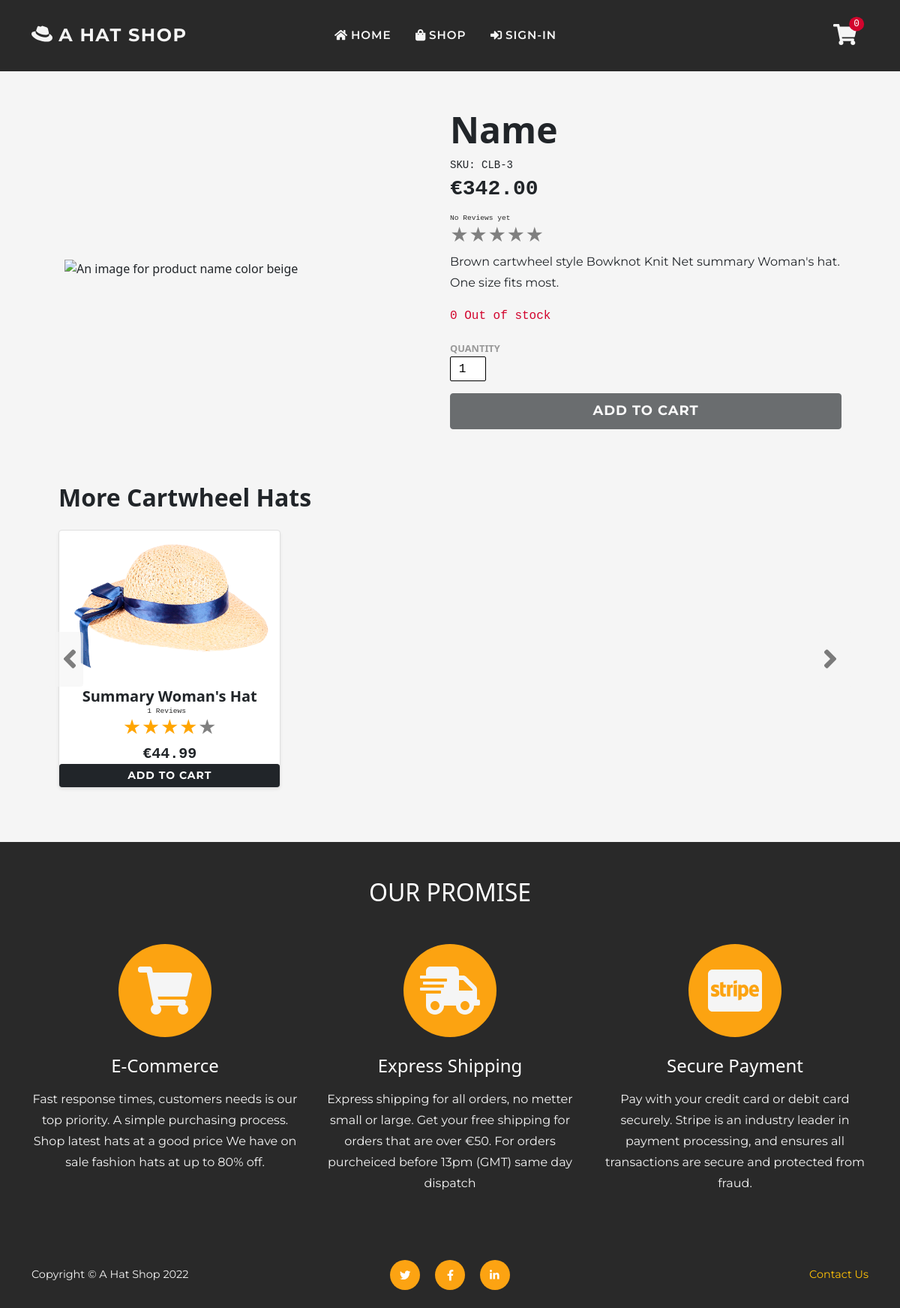
Before: /shop/details/3/ with the older database file.
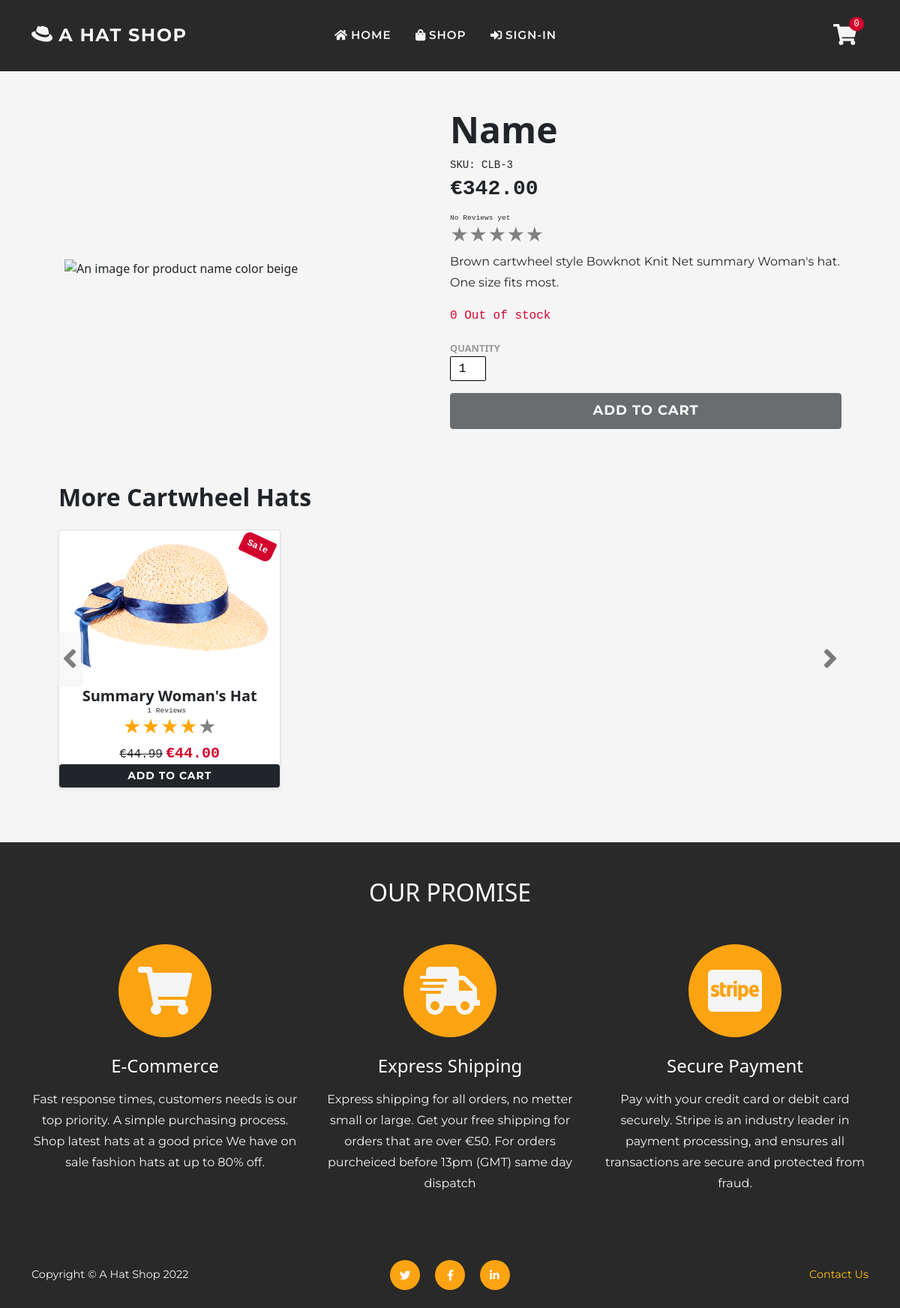
After: the same page with the newer database file.
### shop/models.py (models this page shows, shortened)
class Product(models.Model):
    sku = models.CharField(max_length=60)
    category = models.ForeignKey(
        'Category', null=True, blank=True,
        on_delete=models.SET_NULL)
    style = models.CharField(max_length=60)
    color = models.CharField(max_length=60)
    name = models.CharField(max_length=60)
    description = models.TextField(max_length=250)
    price = models.DecimalField(
        max_digits=6, decimal_places=2)
    image = models.ImageField(null=True, blank=True)
    sale = models.BooleanField(default=False)
    sale_price = models.DecimalField(
        max_digits=6, decimal_places=2,
        null=True, blank=True)
    item_count = models.IntegerField(
        blank=False, null=False, default=0)
    rating = models.DecimalField(
        max_digits=6, decimal_places=2,
        null=True, blank=True)
    rating_counter = models.PositiveSmallIntegerField(default=0)

### shop/views.py (the view)
# urls.py: path('details/<item_id>/', views.shop_item, name='shop_item'),
def shop_item(request, item_id):
    cart = request.session.get('cart', {})
    item = get_object_or_404(Product, pk=item_id)
    availability = item.item_count
    if item_id in list(cart.keys()):
        availability = item.item_count - cart[item_id]
    related = Product.objects.filter(style=item.style).order_by('-id')
    related_count = related.count()
    context = {
        'item': item,
        'related': related,
        'related_count': related_count,
        'availability': availability,
    }
    return render(request, 'shop/shop_item.html', context)

### cart/contexts.py (called while the page is built, shortened)
def cart_contents(request):
    cart_items = []
    total = 0
    before = 0
    item_count = 0
    availability = 0
    cart = request.session.get('cart', {})
    if total < 50:
        delivery = total * Decimal(10 / 100)
        free_deivery = 50 * total
    else:
        delivery = 0
        free_deivery = 0
    delivery = round(delivery, 2)
    grand_total = delivery + total
    grand_total = round(grand_total, 2)
    context = {
        'cart_items': cart_items,
        'total': total,
        'before': before,
        'item_count': item_count,
        'delivery': delivery,
        'free_deivery': free_deivery,
        'deivery_treshold': 10,
        'grand_total': grand_total,
    }
    return context

### reviews/contexts.py (called while the page is built)
def review_context(request):
    review_items = ProductReview.objects.all()
    context = {
        'review_items': review_items,
    }
    return context

### support/contexts.py (called while the page is built, shortened)
def message_context(request):
    unread_messages_count = 0
    user_messages = None
    all_messages = Message.objects.all()
    context = {
        'unread_messages_count': unread_messages_count,
        'user_messages': user_messages,
    }
    return context

### shop/templates/shop/shop_item.html (shortened to what this page needs)
{% extends 'base.html' %}
{% load static %}
{% block extra_css %}
<link href="{% static 'css/shop.css' %}" rel="stylesheet" />
{% endblock %}
{% block page_header %}
<header class="py-5">
</header>
{% endblock %}
{% block content %}
<section class="page-section">
    <div class="container pb-5 px-lg-5">
        {% include 'includes/shop/product.html' %}
    </div>
    <div class="container pt-4 px-2 px-lg-5">
        {% if related_count > 1 %}
        <h2 class="fw-bolder mb-4 text-capitalize">More {{ item.style }} hats</h2>
        <div class="position-relative">
            <div id="left" class="bar left pb-2 pb-lg-4 d-none d-md-flex">
                <div class="bar-btn my-auto rounded px-2 btn-left py-3"><i class="fas h1 fa-angle-left"></i>
                </div>
            </div>
            <div class="related-container pb-2 pb-lg-4 rounded row gx-2 gx-sm-3 gx-lg-4 h-25 scroll-wrapper flex-nowrap ">
                {% for product in related %}
                {% if product.id != item.id %}
                <div class="related-item col-lg-3">
                    {% include 'includes/shop/item-card.html' %}
                </div>
                {% endif %}
                {% endfor %}
            </div>
            <div id="right" class="bar right d-none pb-2 pb-lg-4 d-md-flex">
                <div class="bar-btn my-auto px-2 rounded btn-right py-3"> <i class="fas h1 fa-angle-right"></i>
                </div>
            </div>
        </div>
        {% endif %}
    </div>
</section>
{% endblock %}

### shop/templates/includes/shop/item-card.html
{% load thumbnail %}
    <div class="card shadow-sm rounded-3 pt-2 h-100 position-relative">
        {% if product.sale %}
        <div class="badge bg-danger p-2 text-white position-absolute p-2 font-monospace"
            style="top: 0.5rem; right: 0.5rem">
            Sale
        </div>
        {% endif %}
        <div class="h-100 d-flex align-items-center">
            {% thumbnail product.image "300" format="WEBP" as im %}
            <img class="card-img-top" src="{{ im.url }}"
                alt="An image for product {{ item.name }} color {{ item.color }}" />
            {% endthumbnail %}
        </div>
        <a class="card-img-overlay"
            aria-label="{{ product.color }} {{ product.name }} hat, {% if product.sale %} discount price €{{ product.sale_price }} {% else %} price €{{ product.price }} {% endif %} click here to got to {{ product.name }} details page"
            href="{% url 'shop_item' product.id %}" title="Go to details">
        </a>
        <div class="card-body p-2">
            <div class="text-center align-items-end">
                <span class="fw-bolder h5 text-capitalize">{{ product.name }}</span>
                <div class="d-flex justify-content-center small text-warning">
                    {% include 'includes/product-stars.html' %}
                </div>
                {% if product.sale %}
                <span class="text-decoration-line-through font-monospace">€{{ product.price }}</span>
                <span class="text-danger font-monospace h5 fw-bolder">€{{ product.sale_price }} </span>
                {% else %}
                <span class="font-monospace h5 fw-bolder">€{{ product.price }} </span>
                {% endif %}
            </div>
        </div>
        <div class="card-footer pt-0 border-top-0 bg-transparent p-4 justify-self-end">
        </div>
        <div class="position-absolute card-btns mt-1 w-100">
            {% include 'includes/forms/add-to-cart-card-item.html' %}
        </div>
    </div>

### reviews/templates/includes/product-stars.html (shortened to what this page needs)
<div class="star_container">
    {% if product.rating %}
    <div class="my-auto text-primary p-0 me-2 time font-monospace">{{ product.rating_counter }} Reviews</div>
    <a href="{% url 'all_reviews' product.id %}">
    <div class="stars h4"
        style="background-image: linear-gradient(to right, orange, orange {% widthratio product.rating 5 100 %}%, gray {% widthratio product.rating 5 100 %}%, gray 100%)">
    </div>
    </a>
    {% else %}
    <div class="my-auto time font-monospace text-primary p-0 me-2">No Reviews yet</div>
    <div class="stars h4" >
       <div class="p-2"></div>
    </div>
    {% endif %}
</div>

### shop/templates/includes/forms/add-to-cart-card-item.html (shortened to what this page needs)
<form id="ad-to-cart" class="form" action="{% url 'add_to_cart' product.id %}" method="POST" novalidate>
    <button class="btn btn-dark btn-sm text-uppercase w-100" type="submit">
       Add to cart
    </button>
</form>

Changed rows visible on the page:
changed Product "Summary Woman's Hat": sale False → True (drawn); sale_price (not shown) → "44.00"
